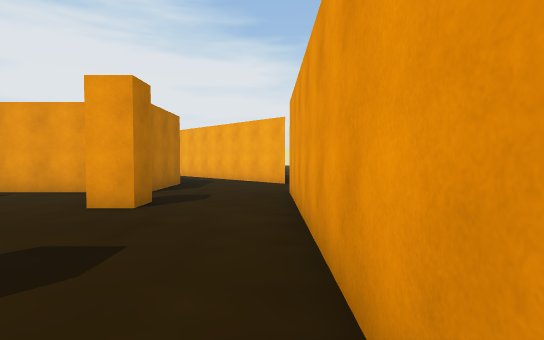
[1] (above)

24 first-person views from a walk through a 3-D level made in the Unity game engine. The camera is 1.5 m above the floor, tilts 2° down and sees 80° across. The floor is counted in squares, 2 m on a side. Each view is taken from the middle of a square. On the plan, view 1 faces up. The plan holds only what a view shows up to about 11 squares ahead; the rest is blank. The place goes on beyond the plan. The player is left out.

[2]
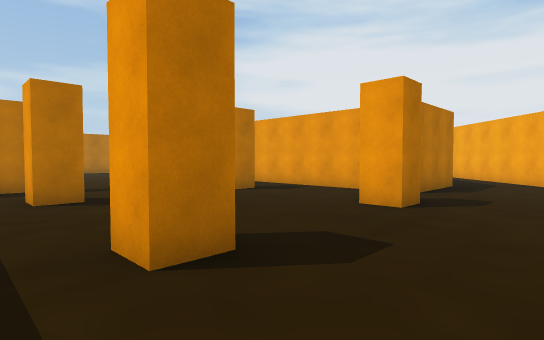

[3]
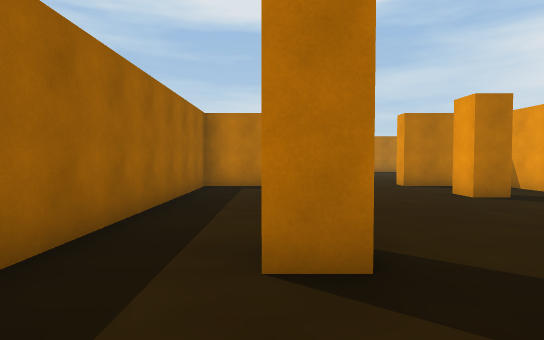

[4]
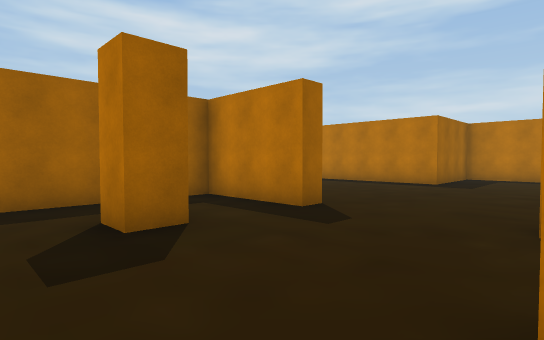

[5]
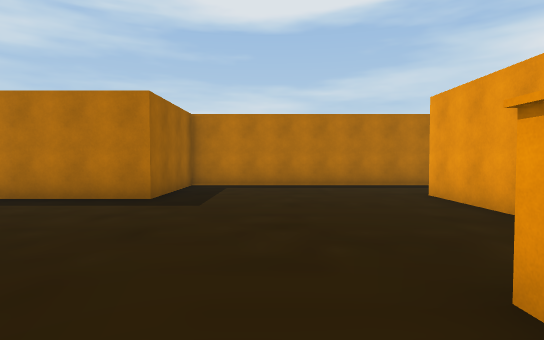

[6]
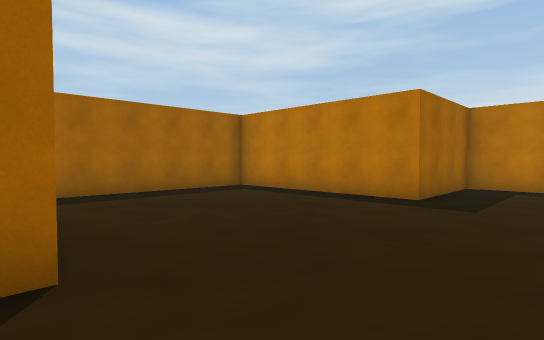

[7]
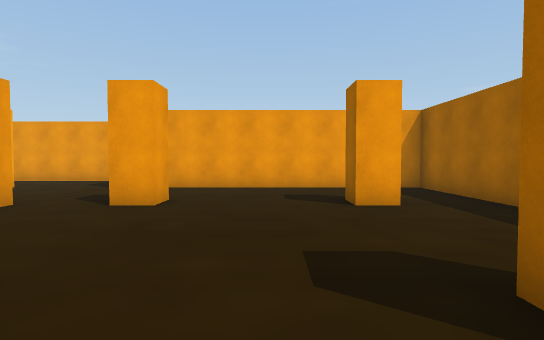

[8]
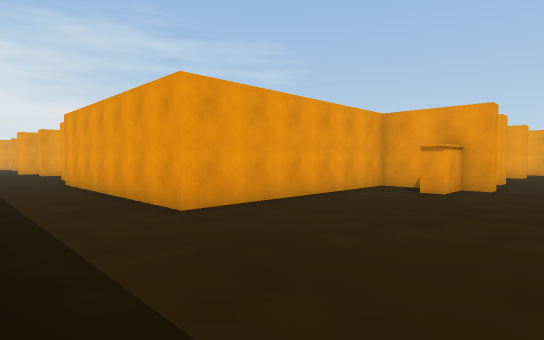

[9]
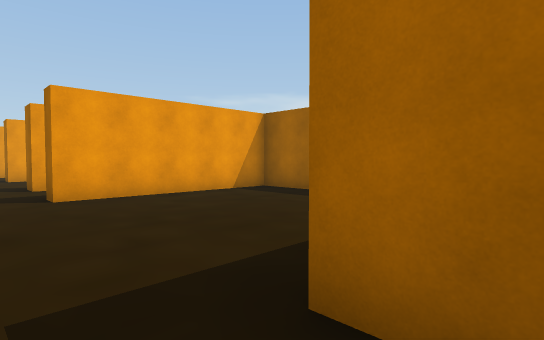

[10]
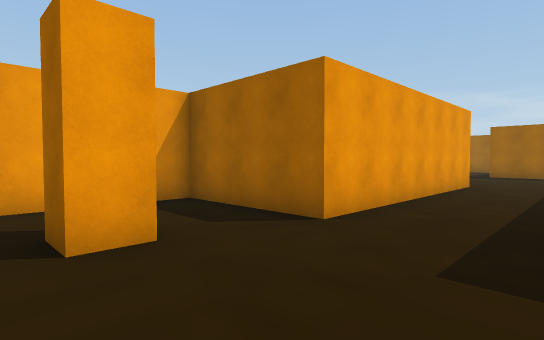

[11]
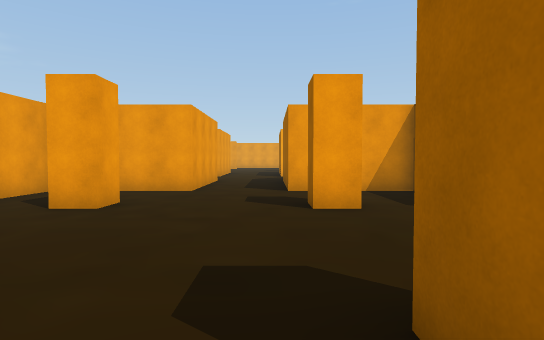

[12]
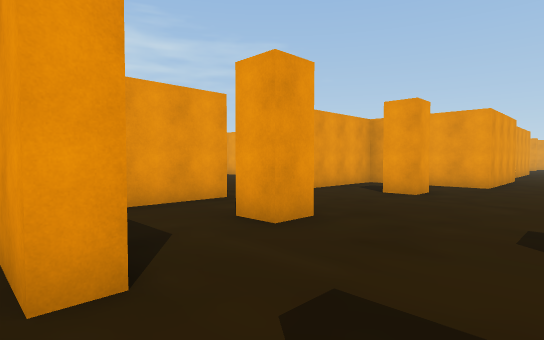

[13]
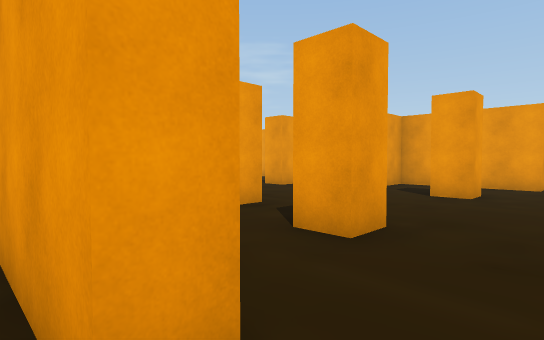

[14]
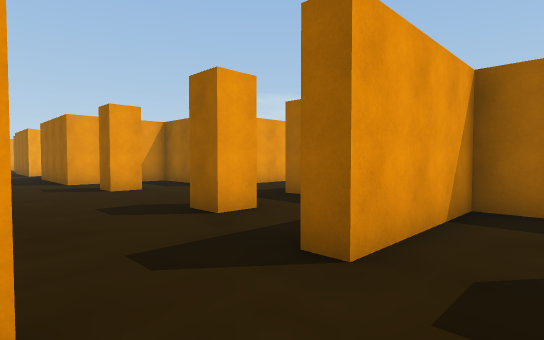

[15]
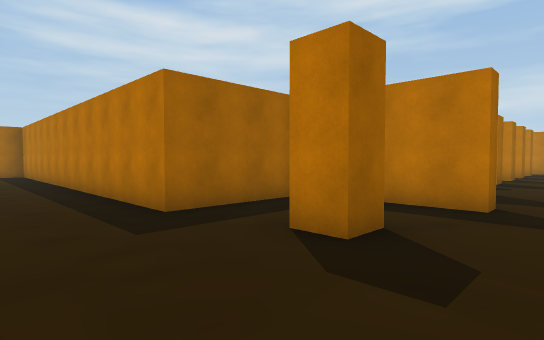

[16]
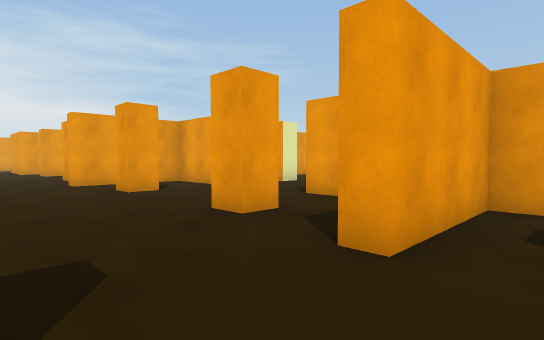

[17]
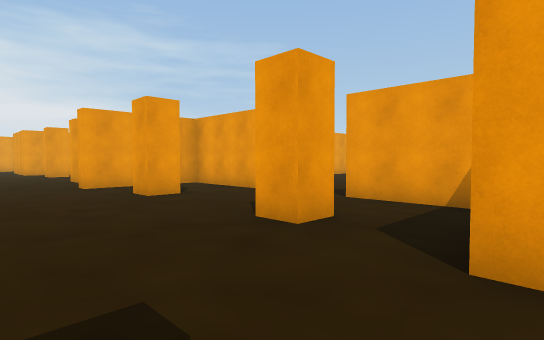

[18]
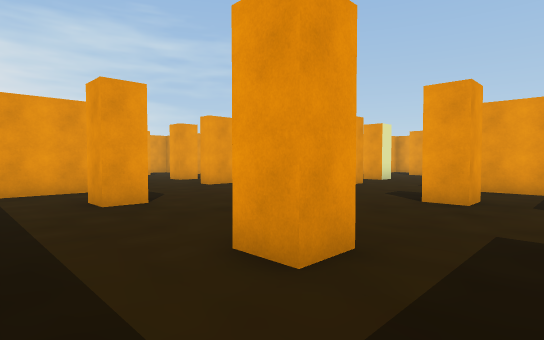

[19]
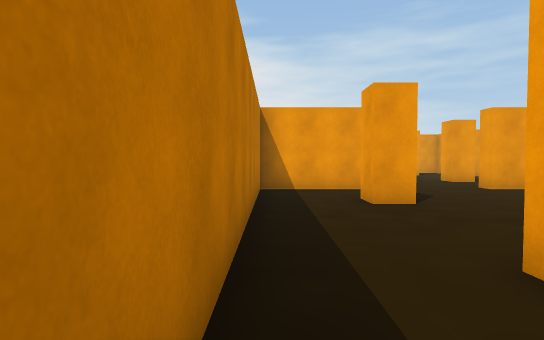

[20]
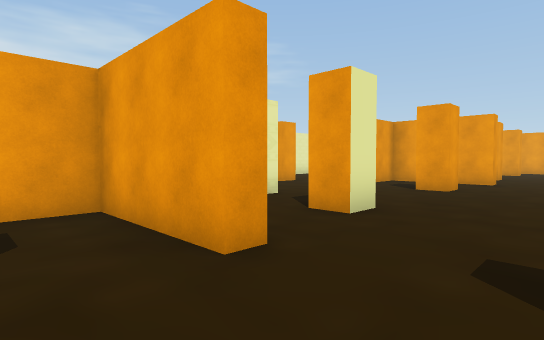

[21]
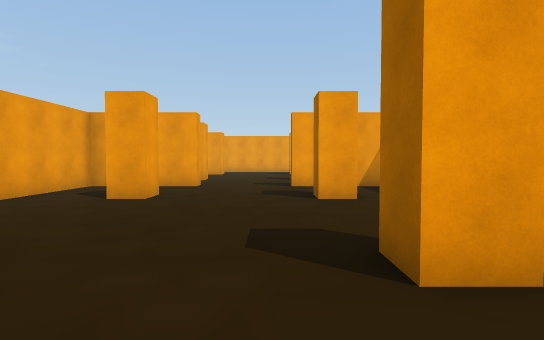

[22]
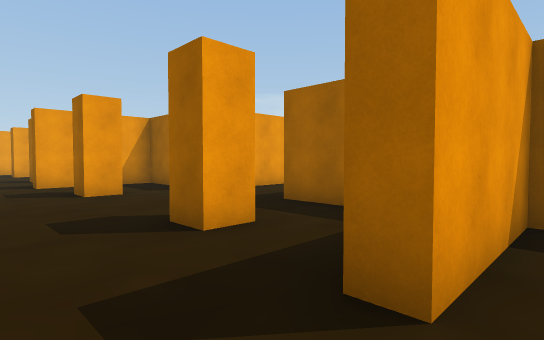

[23]
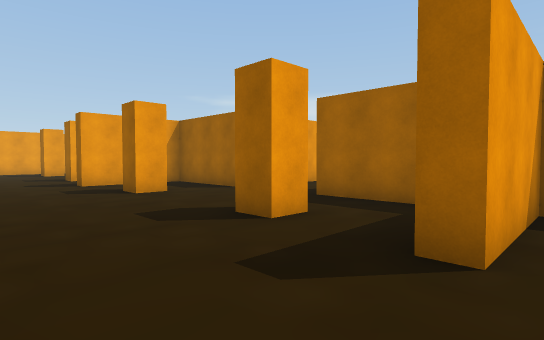

[24]
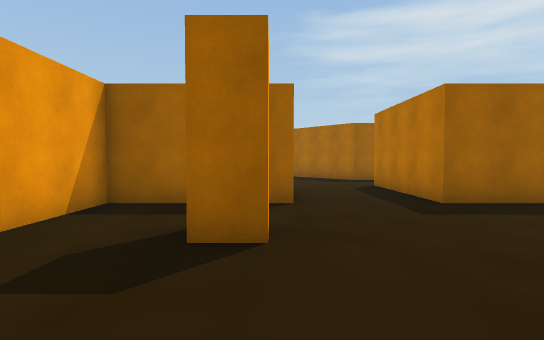

### Floor plan
Key: @ floor where view 1 was taken; # wall or solid block; . floor.
Columns run from 23 left of view 1 to 3 right of it. Each row starts with its distance up from view 1.
 35       ..
 34       ..#        #
 33       ...       ..
 32       ...      ...
 31  #### ..####  #..####
 30  #.........# .......#
 29  #..#...#..#.#...#..#
 28  #.....................
 27  #......................
 26  #......................
 25  #..#...#..#.#...#..#..#
 24  #.........#........#
 23  #.........#........#
 22   ###...#######..####
 21  .#........#  #..#
 20  .#.#...#..#  #..#
 19 ..#........####..
 18 .................
 17 .................
 16 ..#.#...#..####
 15 ..#........#
 14 ..#........#
 13 #####...####        ##
 12     #...#           .##   #
 11     #...#           ..## .#
 10     #...#           #..#..#
  9     #...#           #.....#
  8     #...#############.....
  7     #.........#.........#
  6     #........##.........#
  5     #.........#.#....#..#
  4     #...................#
  3     #...................#
  2     #...................#
  1     #####.....#.#....#..#
  0         #.....#........@#
 -1         #.....###########
 -2         #.....#
 -3         #.....#
 -4         #######

Where each view was taken, in squares from view 1:
view 1: 0 up, 0 right, facing up
view 2: 0 up, 0 right, facing up-left
view 3: 1 up, 0 right, facing left
view 4: 5 up, 5 left, facing down-left
view 5: 4 up, 9 left, facing left
view 6: 4 up, 9 left, facing down-left
view 7: 3 up, 8 left, facing right
view 8: 3 up, 18 left, facing up-right
view 9: 3 up, 16 left, facing down-right
view 10: 17 up, 18 left, facing down-right
view 11: 17 up, 20 left, facing right
view 12: 17 up, 22 left, facing up-right
view 13: 18 up, 22 left, facing up-right
view 14: 19 up, 23 left, facing down-right
view 15: 18 up, 16 left, facing down-left
view 16: 21 up, 18 left, facing up-right
view 17: 22 up, 18 left, facing up-right
view 18: 23 up, 21 left, facing up-right
view 19: 23 up, 21 left, facing up
view 20: 26 up, 14 left, facing up-right
view 21: 26 up, 12 left, facing right
view 22: 27 up, 13 left, facing down-right
view 23: 28 up, 13 left, facing down-right
view 24: 28 up, 6 left, facing down
